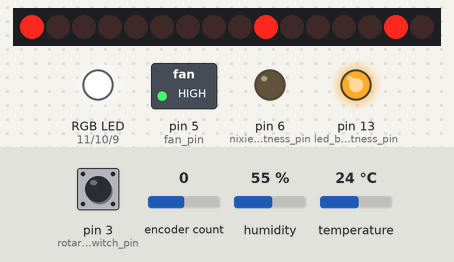
A sketch run on a simulated Arduino Nano, built with avr-gcc and run on an emulated ATmega328P. Shown: 16 shift-register outputs drawn as a row of LEDs (first output left, lit = HIGH), switched loads named in the sketch (green lamp = pin HIGH), an RGB LED mixed from three pins (HIGH = lit), output pins drawn as LEDs (lit = HIGH). Wiring (inferred from the names in the program): 2 × shift register (74HC595): data pin 2; shift clock pin 4; latch pin 7. Wiring (inferred from the signals the program sends): row of LEDs: on Q0, Q1, Q2, Q3, Q4, Q5, Q6, Q7, Q8, Q9, Q10, Q11, Q12, Q13, Q14, Q15. Inputs (shaded band) come from the test bench; at power-on: pin 3 (rotary_switch_pin) HIGH, temperature 24 °C, humidity 55 %, encoder count 0. The local clock reads 2024-03-15 10:24:30 at power-on unless the sketch sets it; pins used as bus, display or sensor lines are not drawn.

Above: at 7.7 s.
7.8 s: pin 3 (rotary_switch_pin) pulled LOW for 0.15 s
At 8.2 s:
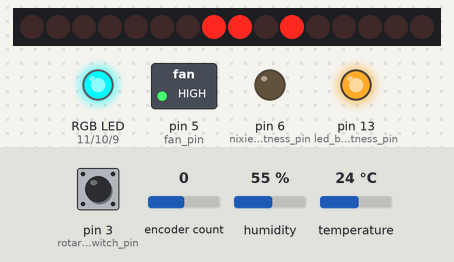
9.4 s: pin 3 (rotary_switch_pin) pulled LOW for 1 s
At 10.1 s:
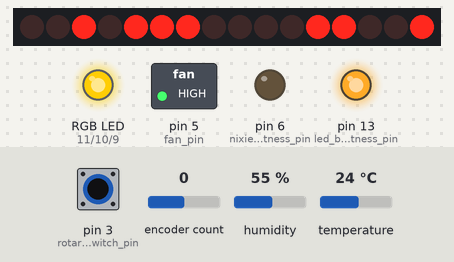
11.9 s: temperature set to 12 °C
At 13.1 s:
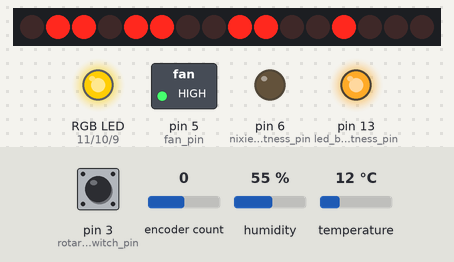
13.4 s: humidity set to 22 %
At 14.7 s:
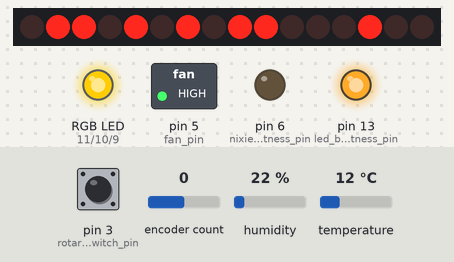
15.0 s: pin 3 (rotary_switch_pin) pulled LOW for 0.15 s
At 15.78 s:
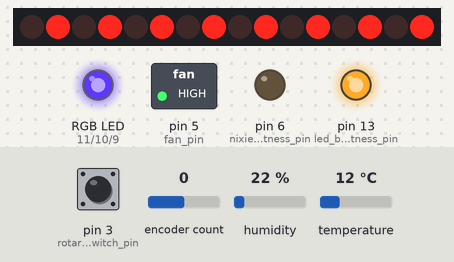
18.0 s: encoder count set to 1
At 49.8 s:
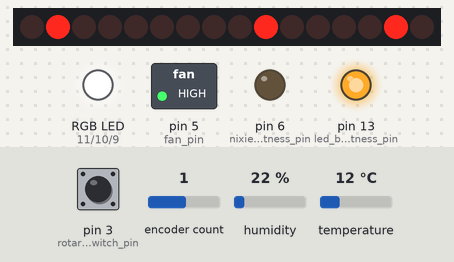
Timing chart, 0 to 50.5 s (numbered marks = the images above; inputs shaded):
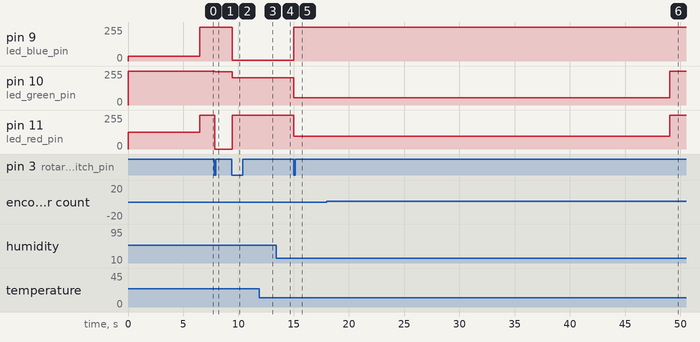

Measured:
- after the input at 7.8 s, pin 10 (led_green_pin): 255/255 → 250/255 after 0.06 s; pin 11 (led_red_pin): 255/255 → 0/255 after 0.06 s
- after the input at 9.4 s, pin 9 (led_blue_pin): 255/255 → 5/255 at once; pin 10 (led_green_pin): 250/255 → 205/255 at once; pin 11 (led_red_pin): 0/255 → 255/255 at once
- after the input at 15.0 s, pin 9 (led_blue_pin): 5/255 → 255/255 at once; pin 10 (led_green_pin): 205/255 → 55/255 at once; pin 11 (led_red_pin): 255/255 → 95/255 at once
- after the input at 18.0 s, pin 10 (led_green_pin): 55/255 → 255/255 after 31.0 s instead of 28.0 s; pin 11 (led_red_pin): 95/255 → 255/255 after 31.0 s instead of 28.0 s

The sketch:

Nixie-Tube-Clock.ino
```cpp
// This code is designed with Arduino Nano
// Display time in 24-hour format on 4-digit Nixie tube

/* Include libraries */
// For Humidity Sensor AM2320
#include <Adafruit_AM2320.h>
#include <Adafruit_Sensor.h>


// For Real Time Clock
#include <DS3231.h>
#include <Wire.h>

// For Rotary Encoder
#include <RotaryEncoder.h>


// Constants
const int NIXIE_BRIGHTNESS = 0;                // brightness level (0-255), 0 is the brightest
const int LED_BRIGHTNESS = 50;                 // brightness level (0-255), 0 is the brightest
const int IDLE_TIME = 30000;                   // 30 seconds
const int COOLING_DURATION = 10000;            // 10 seconds
const float HIGH_TEMPERATURE_THRESHOLD = 50.0; // temperature threshold for fan cooling
const float TEMP_CALI_AM2320 = -15.5;          // temperature calibration value for AM2320
const float TEMP_CALI_RTC = -16.5;             // temperature calibration value for RTC


/* Define functions */
void blinking_nixie_tube(int duration_ms, int a, int b, int c, int d);
void turn_on_nixie_tube();
void turn_off_nixie_tube();

void show_time();

void show_temp();
float get_temp();

void show_humidity();
float get_humidity();

void display(int a, int b, int c, int d);

void change_mode();
void idle_check();

void poison();
void poison_check();

void set_time();
void set_hour_tens();
void set_hour_ones();
void set_minute_tens();
void set_minute_ones();
int update_digit(int value, int direction, int max_value);

void led_set_color(int red, int green, int blue);

void cooling_check();

/* Define Pins */
// 74HC595
const int latch_pin = 7;
const int clock_pin = 4;
const int data_pin = 2;

// Nixie tube
const int nixie_brightness_pin = 6;

// LED
const int led_brightness_pin = 13;
const int led_red_pin = 11;
const int led_green_pin = 10;
const int led_blue_pin = 9;

// I2C
const int SCL_pin = A5;
const int SDA_pin = A4;

// Rotary encoder
const int rotary_switch_pin = 3;
const int rotary_data_pin = A1;
const int rotary_clock_pin = A0;

// fan
const int fan_pin = 5;


/* Define Objects and global variables of all components */

// Mode
unsigned long idle_start_time;  // record the start time of idle
bool poison_mode_finished = false;

enum CLOCK_MODE {
  SHOW_TIME,             // 0
  SHOW_TEMP,             // 1
  SHOW_HUMIDITY,         // 2
  SETTING_HOUR_TENS,     // 3
  SETTING_HOUR_ONES,     // 4
  SETTING_MINUTE_TENS,   // 5
  SETTING_MINUTE_ONES,   // 6
  SET_TIME,              // 7
  NUMBER_OF_MODES
};
CLOCK_MODE clock_mode = SHOW_TIME;

// Humidity sensor
Adafruit_AM2320 am2320 = Adafruit_AM2320();
float humidity = 0;
float temperature = 0;

// Real Time Clock
DS3231 myRTC;
bool century = false;
bool h12Flag;
bool pmFlag;

int hour = 0;
int new_hour = 0;
int minute = 0;
int new_minute = 0;

// Rotary Encoder
volatile int new_direction = 0;
volatile int last_direction = 0;
volatile unsigned long last_interrupt_time = 0;
RotaryEncoder encoder(rotary_clock_pin, rotary_data_pin, RotaryEncoder::LatchMode::FOUR3);

// Display digits
int displayed_digit_a = 0;
int displayed_digit_b = 0;
int displayed_digit_c = 0;
int displayed_digit_d = 0;

// Fan control
unsigned long fan_start_time; // record the start time of fan cooling

void setup() {

  // Define pin mode
  pinMode(nixie_brightness_pin, OUTPUT);
  pinMode(latch_pin, OUTPUT);
  pinMode(clock_pin, OUTPUT);
  pinMode(data_pin, OUTPUT);


  pinMode(led_brightness_pin, OUTPUT);
  pinMode(led_red_pin, OUTPUT);
  pinMode(led_green_pin, OUTPUT);
  pinMode(led_blue_pin, OUTPUT);

  pinMode(fan_pin, OUTPUT);


  // Initial components
  Wire.begin();               // Start the I2C interface

  am2320.begin();             // Humidity sensor

  clock_mode = SHOW_TIME;     // Real Time Clock
  myRTC.setClockMode(false);  // Real Time Clock mode = false: 24h, mode = true: 12h
  hour = myRTC.getHour(h12Flag, pmFlag);
  minute = myRTC.getMinute();

  // Set fan off at the beginning
  digitalWrite(fan_pin, HIGH);

  // Set nixie tube always on
  digitalWrite(nixie_brightness_pin, LOW);
  // poison mode will be triggered at power on
  poison();

  encoder.setPosition(0);     // Rotary encoder initialize
  attachInterrupt(digitalPinToInterrupt(rotary_switch_pin), change_mode, FALLING);
}

void loop() {

  switch(clock_mode) {

    case SHOW_TIME:
      show_time();
      break;

    case SHOW_TEMP:
      show_temp();
      break;

    case SHOW_HUMIDITY:
      show_humidity();
      break;

    case SETTING_HOUR_TENS:
      set_hour_tens();
      break;

    case SETTING_HOUR_ONES:
      set_hour_ones();
      break;

    case SETTING_MINUTE_TENS:
      set_minute_tens();
      break;

    case SETTING_MINUTE_ONES:
      set_minute_ones();
      break;

    case SET_TIME:
      set_time();
      break;

    default:
      // change to default mode
      clock_mode = SHOW_TIME;
      break;

  } // end switch


  poison_check();
  idle_check();
  cooling_check();

  delay(50);

} // end loop


void turn_on_nixie_tube() {
  // turn on the nixie tube by displaying the last digits
  display(displayed_digit_a, displayed_digit_b, displayed_digit_c, displayed_digit_d);
}

void turn_off_nixie_tube() {
  // turn off the nixie tube by sending invalid digits
  display(10, 10, 10, 10);
}

void blinking_nixie_tube(int duration_ms, int a, int b, int c, int d) {
  // blinking nixie tube every duration

  // get current time
  unsigned long current_time = millis();

  if ( (current_time / duration_ms) % 2 == 0 ) {
    display(a, b, c, d);
  }
  else {
    turn_off_nixie_tube();
  }
}

void show_time() {

  // get time from RTC
  hour = myRTC.getHour(h12Flag, pmFlag);
  minute = myRTC.getMinute();

  // transform to digits
  int hour_tens = (int)(hour / 10);
  int hour_ones = (int)(hour % 10);
  int minute_tens = (int)(minute / 10);
  int minute_ones = (int)(minute % 10);

  // output
  led_set_color(0, 0, 0); // off
  display(hour_tens, hour_ones, minute_tens, minute_ones);
}

void show_temp() {

  temperature = get_temp();

  // transform to digits
  int temperature_int = (int)(temperature * 100);

  int temperature_tens   = (int)(temperature_int / 1000 % 10);
  int temperature_ones   = (int)(temperature_int /  100 % 10);
  int temperature_p_ones = (int)(temperature_int /   10 % 10);
  int temperature_p_tens = (int)(temperature_int /    1 % 10);

  // output
  led_set_color(255, 5, 0); // red orange
  display(temperature_tens, temperature_ones, temperature_p_ones, temperature_p_tens);
}

float get_temp() {
  // get temp from AM2320
  float temp_am2320       = am2320.readTemperature();
  bool  temp_am2320_valid = false;

  // check if the temperature reading from AM2320 is valid
  if (isnan(temp_am2320)) {
    temp_am2320_valid = false;
  }
  else {
    temp_am2320_valid = true;
    temp_am2320 += TEMP_CALI_AM2320;
  }

  // get temp form RTC
  float temp_rtc       = myRTC.getTemperature();
  bool  temp_rtc_valid = false;

  // check if the temperature reading from RTC is valid
  if (temp_rtc == -9999) {
    temp_rtc_valid = false;
  }
  else {
    temp_rtc_valid = true;
    temp_rtc += TEMP_CALI_RTC;
  }

  // return a valid temperature reading
  if (temp_am2320_valid && temp_rtc_valid) {
    // if both are valid, return the higher one
    if (temp_am2320 > temp_rtc) {
      return temp_am2320;
    }
    else {
      return temp_rtc;
    }
  }
  else if (temp_am2320_valid && !temp_rtc_valid) {
    // if only AM2320 is valid, return it
    return temp_am2320;
  }
  else if (!temp_am2320_valid && temp_rtc_valid) {
    // if only RTC is valid, return it
    return temp_rtc;
  }
  else {
    // if both are invalid, return an impossible value
    return 0;
  }
}

void show_humidity() {

  humidity = get_humidity();

  // transform to digits
  int humidity_int = (int)(humidity * 100);

  int humidity_tens   = (int)(humidity_int / 1000 % 10);
  int humidity_ones   = (int)(humidity_int /  100 % 10);
  int humidity_p_ones = (int)(humidity_int /   10 % 10);
  int humidity_p_tens = (int)(humidity_int /    1 % 10);

  // output
  led_set_color(0, 50, 250); // light blue
  display(humidity_tens, humidity_ones, humidity_p_ones, humidity_p_tens);

}

float get_humidity() {
  // get humidity from AM2320
  float humidity     = am2320.readHumidity();
  float temp_inside  = am2320.readTemperature();
  float temp_outside = temp_inside + TEMP_CALI_AM2320;

  // calibrate humidity based on temperature
  float vapor_sat_inside  = vapor_pressure_saturation(temp_inside);
  float vapor_sat_outside = vapor_pressure_saturation(temp_outside);

  return humidity * vapor_sat_inside / vapor_sat_outside;
}

float vapor_pressure_saturation(float temp) {
  // https://en.wikipedia.org/wiki/Vapour_pressure_of_water
  // RH = P_w / P_ws * 100%
  float e = 2.718;
  float power = (18.678 - temp / 234.5) * (temp / (257.14 + temp));
  float vapor_pressure_saturation = 0.61121 * pow(e, power);

  return vapor_pressure_saturation;
}

void display(int a, int b, int c, int d) {

  // convert digits to binary format
  byte low_Byte  = (b << 4) | (a);
  byte high_Byte = (d << 4) | (c);

  // store valid displayed digits
  if ( a >=0 && a <=9 &&
       b >=0 && b <=9 &&
       c >=0 && c <=9 &&
       d >=0 && d <=9 ) {
    displayed_digit_a = a;
    displayed_digit_b = b;
    displayed_digit_c = c;
    displayed_digit_d = d;
  }


  // sending data to two 74HC595 ICs
  digitalWrite(latch_pin, LOW);                        // pull down "latch pin" before sending data
  shiftOut(data_pin, clock_pin, MSBFIRST, high_Byte);  // sending data to farther 74HC595
  shiftOut(data_pin, clock_pin, MSBFIRST, low_Byte);   // sending data to closer 74HC595
  digitalWrite(latch_pin, HIGH);                       // pull up "latch pin" after sending data
}

void change_mode() {

  // debounce: ignore if the interrupt occurs within 200ms of the last interrupt
  unsigned long interrupt_time = millis();
  if (interrupt_time - last_interrupt_time < 200) {
    return;
  }

  last_interrupt_time = interrupt_time;


  // change to next mode
  // if at the last mode, go back to the first mode
  clock_mode = (CLOCK_MODE)((clock_mode + 1) % NUMBER_OF_MODES);

  // reset idle timer
  if (clock_mode != SHOW_TIME) {
    idle_start_time = millis();
  }

  // initialize when entering setting mode
  if (clock_mode == SETTING_HOUR_TENS) {
    new_hour = hour;
    new_minute = minute;
  }

}

void idle_check() {
  // check if in idle time
  unsigned long current_time = millis();

  // if idle time exceeded, go back to show time mode
  if (clock_mode == SHOW_TEMP ||
      clock_mode == SHOW_HUMIDITY ) {
    if (current_time - idle_start_time >= IDLE_TIME) {
      clock_mode = SHOW_TIME;
    }
  }

  // if in setting mode and idle time exceeded, go to set time mode
  if (clock_mode == SETTING_HOUR_TENS ||
      clock_mode == SETTING_HOUR_ONES ||
      clock_mode == SETTING_MINUTE_TENS ||
      clock_mode == SETTING_MINUTE_ONES ) {
    if (current_time - idle_start_time >= IDLE_TIME) {
      clock_mode = SET_TIME;
    }
  }

}

void poison() {

  led_set_color(128, 0, 220); // purple

  // loop through digits 0-9
  int i;
  for ( i=0 ; i<10 ; i++ ) {
    display(i, i, i, i);
    delay(650);
  }

}

void poison_check() {

  // only run poison mode in show time mode
  if (clock_mode == SHOW_TIME) {

    // Go to poison mode at every hour
    if ( minute == 0 && poison_mode_finished == false) {
      poison_mode_finished = true;
      poison();
    }

    if ( minute != 0 ) {
      poison_mode_finished = false;
    }
  }
}

void set_time() {
  // set time to RTC
  myRTC.setHour(new_hour);
  myRTC.setMinute(new_minute);

  // retrieve time from RTC
  hour = myRTC.getHour(h12Flag, pmFlag);
  minute = myRTC.getMinute();

  int hour_tens = (int)(hour / 10);
  int hour_ones = (int)(hour % 10);
  int minute_tens = (int)(minute / 10);
  int minute_ones = (int)(minute % 10);


  // blink quickly to indicate time is set
  int i = 0;
  for ( i=0 ; i<2 ; i++ ) {
    turn_off_nixie_tube();
    delay(200);
    display(hour_tens, hour_ones, minute_tens, minute_ones);
    delay(200);
  }

  // return to show time mode
  clock_mode = SHOW_TIME;
}

void set_hour_tens() {

  // get old time from RTC
  int hour_tens = (int)(hour / 10);
  int hour_ones = (int)(hour % 10);
  int minute_tens = (int)(minute / 10);
  int minute_ones = (int)(minute % 10);

  int new_hour_tens = (int)(new_hour / 10);

  // read rotary encoder
  encoder.tick();
  new_direction = (int)(encoder.getDirection());

  // update hour tens based on rotary encoder direction
  if (new_direction != last_direction) {

    // reset idle timer
    idle_start_time = millis();

    // update hour tens
    // possible value: 00, 01, 02, ..., 23
    // max value is 2
    new_hour_tens = update_digit(new_hour_tens, new_direction, 2);

    last_direction = new_direction;
  }

  // display new time blinking every 500ms
  led_set_color(160, 200, 0);  // yellow green
  blinking_nixie_tube(500, new_hour_tens, hour_ones, minute_tens, minute_ones);

  // update new hour
  new_hour = new_hour_tens * 10 + hour_ones;
}

void set_hour_ones() {

  // get old time from RTC
  int hour_tens = (int)(hour / 10);
  int hour_ones = (int)(hour % 10);
  int minute_tens = (int)(minute / 10);
  int minute_ones = (int)(minute % 10);

  int new_hour_tens = (int)(new_hour / 10);
  int new_hour_ones = (int)(new_hour % 10);

  // read rotary encoder
  encoder.tick();
  new_direction = (int)(encoder.getDirection());

  // update hour tens based on rotary encoder direction
  if (new_direction != last_direction) {

    // reset idle timer
    idle_start_time = millis();

    if (new_hour_tens == 2) {
      // possible value: 20, 21, 22, 23
      // max value is 3
      new_hour_ones = update_digit(new_hour_ones, new_direction, 3);
    }
    else {
      // possible value: 00, 01, 02, ..., 09, 10, 11, ..., 19
      // max value is 9
      new_hour_ones = update_digit(new_hour_ones, new_direction, 9);
    }

    last_direction = new_direction;
  }

  // display new time blinking every 500ms
  led_set_color(80, 240, 0);  // green yellow
  blinking_nixie_tube(500, new_hour_tens, new_hour_ones, minute_tens, minute_ones);

  // update new hour
  new_hour = new_hour_tens * 10 + new_hour_ones;
}

void set_minute_tens() {

  // get old time from RTC
  int hour_tens = (int)(hour / 10);
  int hour_ones = (int)(hour % 10);
  int minute_tens = (int)(minute / 10);
  int minute_ones = (int)(minute % 10);

  int new_hour_tens = (int)(new_hour / 10);
  int new_hour_ones = (int)(new_hour % 10);
  int new_minute_tens = (int)(new_minute / 10);

  // read rotary encoder
  encoder.tick();
  new_direction = (int)(encoder.getDirection());

  // update hour tens based on rotary encoder direction
  if (new_direction != last_direction) {

    // reset idle timer
    idle_start_time = millis();

    // update minute tens
    // possible value: 00, 01, ..., 59
    // max value is 5
    new_minute_tens = update_digit(new_minute_tens, new_direction, 5);
    last_direction = new_direction;
  }

  // display new time blinking every 500ms
  led_set_color(0, 240, 80);  // green cyan
  blinking_nixie_tube(500, new_hour_tens, new_hour_ones, new_minute_tens, minute_ones);

  // update new hour
  new_minute = new_minute_tens * 10 + minute_ones;
}

void set_minute_ones() {

  // get old time from RTC
  int hour_tens = (int)(hour / 10);
  int hour_ones = (int)(hour % 10);
  int minute_tens = (int)(minute / 10);
  int minute_ones = (int)(minute % 10);

  int new_hour_tens = (int)(new_hour / 10);
  int new_hour_ones = (int)(new_hour % 10);
  int new_minute_tens = (int)(new_minute / 10);
  int new_minute_ones = (int)(new_minute % 10);

  // read rotary encoder
  encoder.tick();
  new_direction = (int)(encoder.getDirection());

  // update hour tens based on rotary encoder direction
  if (new_direction != last_direction) {

    // reset idle timer
    idle_start_time = millis();

    // update minute tens
    // possible value: 00, 01, ..., 59
    // max value is 9
    new_minute_ones = update_digit(new_minute_ones, new_direction, 9);
    last_direction = new_direction;
  }

  // display new time blinking every 500ms
  led_set_color(0, 200, 155);  // blue green
  blinking_nixie_tube(500, new_hour_tens, new_hour_ones, new_minute_tens, new_minute_ones);

  // update new minute
  new_minute = new_minute_tens * 10 + new_minute_ones;
}

int update_digit(int value, int direction, int max_value) {

  // clockwise (CW): plus
  if (direction == 1) {
    return (value + 1) % (max_value + 1);
  }
  // counterclockwise (CCW): minus
  else if (direction == -1) {
    return (value - 1 + (max_value + 1)) % (max_value + 1);
  }
  // no rotation
  else {
    return value;
  }
}

void led_set_color(int red, int green, int blue) {

  // set on/off
  digitalWrite(led_brightness_pin, HIGH);

  // set color
  // since the LED is controlled by a PNP transistor
  // 0 is highest brightness
  // 255 is lowest brightness
  analogWrite(led_red_pin, (255 - red));
  analogWrite(led_green_pin, (255 - green));
  analogWrite(led_blue_pin, (255 - blue));

}

void cooling_check() {
  // When the temperature is too high,
  // turn on the fan for a constant duration to cool down the system

  float temperature_am2320 = am2320.readTemperature();
  float temperature_rtc = myRTC.getTemperature();
  unsigned long current_time = millis();
  bool fan_on = false;

  if (temperature_am2320 > HIGH_TEMPERATURE_THRESHOLD
      || temperature_rtc > HIGH_TEMPERATURE_THRESHOLD) {

    fan_start_time = current_time; // reset the start time of fan cooling
    fan_on = true;
  }
  else {
    digitalWrite(fan_pin, HIGH); // turn off the fan
  }

  // since the fan is controlled by a PNP transistor
  // LOW is on and HIGH is off
  if (fan_on) {
    if (current_time - fan_start_time < COOLING_DURATION) {
      digitalWrite(fan_pin, LOW); // turn on the fan
    }
    else {
      fan_on = false;
      digitalWrite(fan_pin, HIGH); // turn off the fan
    }
  }
}
```
